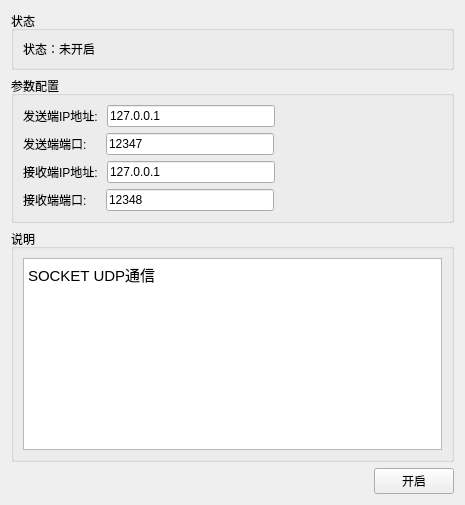
           <widget class="QWidget" name="tab_13">
            <attribute name="title">
             <string>配置状态</string>
            </attribute>
            <layout class="QVBoxLayout" name="verticalLayout_17">
             <item>
              <widget class="QGroupBox" name="groupBox_16">
               <property name="title">
                <string>状态</string>
               </property>
               <layout class="QVBoxLayout" name="verticalLayout_16">
                <item>
                 <widget class="QLabel" name="socketudp_state_label">
                  <property name="text">
                   <string>状态：未开启</string>
                  </property>
                 </widget>
                </item>
               </layout>
              </widget>
             </item>
             <item>
              <widget class="QGroupBox" name="groupBox_17">
               <property name="title">
                <string>参数配置</string>
               </property>
               <layout class="QVBoxLayout" name="verticalLayout_15">
                <item>
                 <layout class="QHBoxLayout" name="horizontalLayout_17">
                  <item>
                   <widget class="QLabel" name="label_22">
                    <property name="text">
                     <string>发送端IP地址: </string>
                    </property>
                   </widget>
                  </item>
                  <item>
                   <widget class="QLineEdit" name="socketudp_lineEdit01">
                    <property name="text">
                     <string>127.0.0.1</string>
                    </property>
                   </widget>
                  </item>
                  <item>
                   <spacer name="horizontalSpacer_21">
                    <property name="orientation">
                     <enum>Qt::Horizontal</enum>
                    </property>
                    <property name="sizeHint" stdset="0">
                     <size>
                      <width>40</width>
                      <height>20</height>
                     </size>
                    </property>
                   </spacer>
                  </item>
                 </layout>
                </item>
                <item>
                 <layout class="QHBoxLayout" name="horizontalLayout_18">
                  <item>
                   <widget class="QLabel" name="label_23">
                    <property name="text">
                     <string>发送端端口:    </string>
                    </property>
                   </widget>
                  </item>
                  <item>
                   <widget class="QLineEdit" name="socketudp_lineEdit02">
                    <property name="text">
                     <string>12347</string>
                    </property>
                   </widget>
                  </item>
                  <item>
                   <spacer name="horizontalSpacer_22">
                    <property name="orientation">
                     <enum>Qt::Horizontal</enum>
                    </property>
                    <property name="sizeHint" stdset="0">
                     <size>
                      <width>40</width>
                      <height>20</height>
                     </size>
                    </property>
                   </spacer>
                  </item>
                 </layout>
                </item>
                <item>
                 <layout class="QHBoxLayout" name="horizontalLayout_19">
                  <item>
                   <widget class="QLabel" name="label_24">
                    <property name="text">
                     <string>接收端IP地址: </string>
                    </property>
                   </widget>
                  </item>
                  <item>
                   <widget class="QLineEdit" name="socketudp_lineEdit03">
                    <property name="text">
                     <string>127.0.0.1</string>
                    </property>
                   </widget>
                  </item>
                  <item>
                   <spacer name="horizontalSpacer_23">
                    <property name="orientation">
                     <enum>Qt::Horizontal</enum>
                    </property>
                    <property name="sizeHint" stdset="0">
                     <size>
                      <width>40</width>
                      <height>20</height>
                     </size>
                    </property>
                   </spacer>
                  </item>
                 </layout>
                </item>
                <item>
                 <layout class="QHBoxLayout" name="horizontalLayout_22">
                  <item>
                   <widget class="QLabel" name="label_25">
                    <property name="text">
                     <string>接收端端口:    </string>
                    </property>
                   </widget>
                  </item>
                  <item>
                   <widget class="QLineEdit" name="socketudp_lineEdit04">
                    <property name="text">
                     <string>12348</string>
                    </property>
                   </widget>
                  </item>
                  <item>
                   <spacer name="horizontalSpacer_26">
                    <property name="orientation">
                     <enum>Qt::Horizontal</enum>
                    </property>
                    <property name="sizeHint" stdset="0">
                     <size>
                      <width>40</width>
                      <height>20</height>
                     </size>
                    </property>
                   </spacer>
                  </item>
                 </layout>
                </item>
               </layout>
              </widget>
             </item>
             <item>
              <widget class="QGroupBox" name="groupBox_18">
               <property name="title">
                <string>说明</string>
               </property>
               <layout class="QGridLayout" name="gridLayout_24">
                <item row="0" column="0">
                 <widget class="QTextBrowser" name="textBrowser_6">
                  <property name="html">
                   <string>&lt;!DOCTYPE HTML PUBLIC &quot;-//W3C//DTD HTML 4.0//EN&quot; &quot;http://www.w3.org/TR/REC-html40/strict.dtd&quot;&gt;
&lt;html&gt;&lt;head&gt;&lt;meta name=&quot;qrichtext&quot; content=&quot;1&quot; /&gt;&lt;style type=&quot;text/css&quot;&gt;
p, li { white-space: pre-wrap; }
&lt;/style&gt;&lt;/head&gt;&lt;body style=&quot; font-family:'文泉驿微米黑'; font-size:11pt; font-weight:400; font-style:normal;&quot;&gt;
&lt;p style=&quot; margin-top:0px; margin-bottom:0px; margin-left:0px; margin-right:0px; -qt-block-indent:0; text-indent:0px;&quot;&gt;SOCKET UDP通信&lt;/p&gt;&lt;/body&gt;&lt;/html&gt;</string>
                  </property>
                 </widget>
                </item>
               </layout>
              </widget>
             </item>
             <item>
              <layout class="QHBoxLayout" name="horizontalLayout_20">
               <item>
                <spacer name="horizontalSpacer_24">
                 <property name="orientation">
                  <enum>Qt::Horizontal</enum>
                 </property>
                 <property name="sizeHint" stdset="0">
                  <size>
                   <width>363</width>
                   <height>20</height>
                  </size>
                 </property>
                </spacer>
               </item>
               <item>
                <widget class="QPushButton" name="socketudp_btn_enter">
                 <property name="text">
                  <string>开启</string>
                 </property>
                </widget>
               </item>
              </layout>
             </item>
            </layout>
           </widget>
